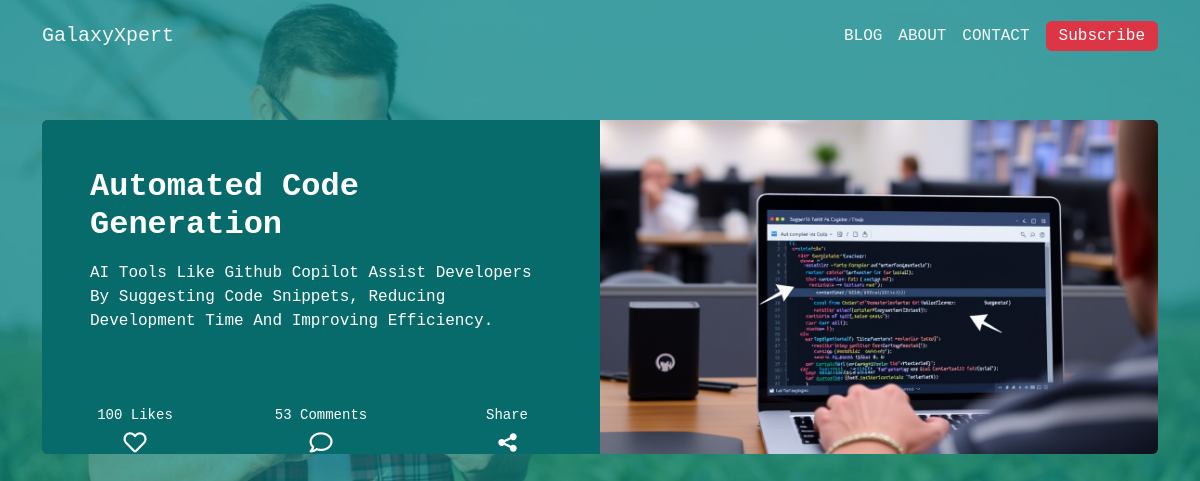
The page /blog/ on the database as committed earlier.
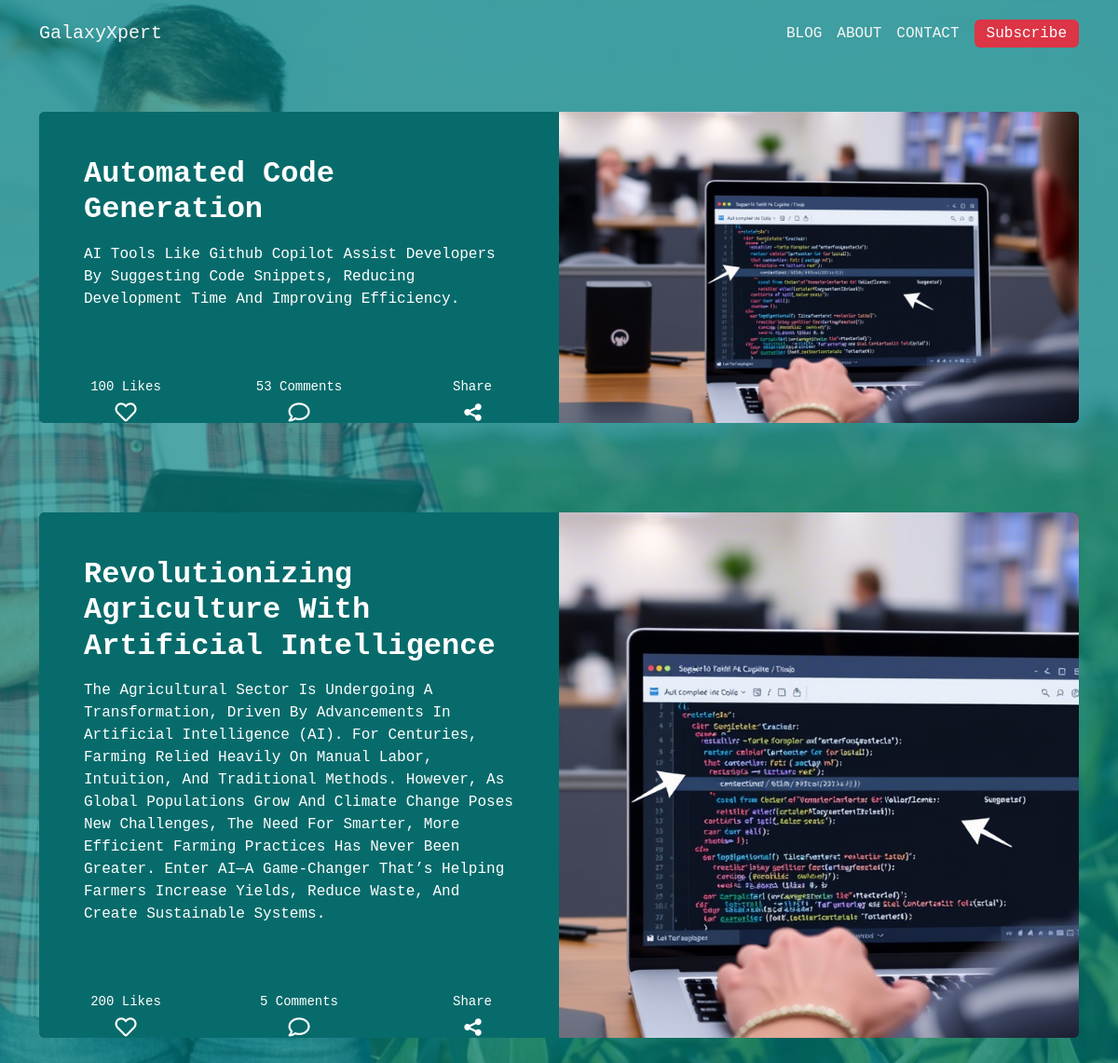
The same page on the database as committed later.
### blogweb/models.py (models this page shows)
class BlogPosts(models.Model):
  title = models.CharField(max_length=100)
  content = models.CharField(max_length=100000)
  date = models.DateTimeField(default = datetime.now, blank = True)
  likes = models.IntegerField(default = 0)
  comments = models.IntegerField(default = 0)
  author = models.CharField(max_length=100)
  image = models.ImageField(upload_to='assets/img')

### blogweb/views.py (the view)
# urls.py: path('blog/', views.blog, name = 'blog_page'),
def blog(request):
  posts = BlogPosts.objects.all()
  return render(request, 'blog.html', {'posts': posts})

### blogweb/templates/blog.html (shortened to what this page needs)
{% extends 'index.html' %}
{% load static %}
{% block content %}
 {% for post in posts %}
    <div>
        <section data-aos="fade-up" data-aos-once="true" class="py-4 py-xl-5" style="position: relative;">
            <div class="container" style="height: auto;">
                <div class="bg-dark border rounded border-0 border-dark overflow-hidden">
                    <div class="row g-0">
                        <div class="col-md-6" id="main-column">
                            <div class="text-white p-4 p-md-5">
                                <h2 class="fw-bold text-white mb-3">{{ post.title }}</h2>
                                <p class="mb-4">{{ post.content }}</p>
                            </div>
                            <div style="height: auto;width: 100%;color: rgb(255,255,255);">
                                <div class="row" style="width: 100%;height: auto;margin-right: 0px;margin-left: 0px;">
                                    <div class="col d-flex flex-column justify-content-start align-items-center">
                                        <p class="likes" style="margin-bottom: 5px;">{{ post.likes }} Likes</p><i class="far fa-heart like-icon" style="font-size: 23px;"></i>
                                    </div>
                                    <div class="col d-flex flex-column justify-content-start align-items-center" style="width: 156px;">
                                        <p class="comment" style="margin-bottom: 5px;">{{ post.comments }} Comments</p><i class="far fa-comment comment-icon" style="font-size: 23px;"></i>
                                    </div>
                                    <div class="col d-flex flex-column justify-content-start align-items-center">
                                        <p class="share" style="margin-bottom: 5px;">share</p>
                                    </div>
                                </div>
                            </div>
                        </div>
                        <div class="col-md-6 order-first order-md-last" style="min-height: 250px;"><img class="w-100 h-100 fit-cover" src="{{ post.image.url }}"></div>
                    </div>
                </div>
            </div>
        </section>
    </div>
{% endfor %}
{% endblock %}

### blogweb/templates/index.html (shortened to what this page needs)
{% load static %}
<!DOCTYPE html>
<html data-bs-theme="light" lang="en">
<head>
    <link rel="stylesheet" href="{% static 'assets/bootstrap/css/bootstrap.min.css' %}">
    <link rel="stylesheet" href="{% static 'assets/fonts/fontawesome-all.min.css' %}">
    <link rel="stylesheet" href="{% static 'assets/fonts/material-icons.min.css' %}">
    <link rel="stylesheet" href="{% static 'assets/css/aos.min.css' %}">
    <link rel="stylesheet" href="{% static 'assets/css/Banner-Heading-Image-images.css' %}">
    <link rel="stylesheet" href="{% static 'assets/css/Navbar-Right-Links-icons.css' %}">
    <link rel="stylesheet" href="{% static 'assets/css/untitled-1.css' %}">
    <link rel="stylesheet" href="{% static 'assets/css/untitled-2.css' %}">
    <link rel="stylesheet" href="{% static 'assets/css/untitled-3.css' %}">
    <link rel="stylesheet" href="{% static 'assets/css/untitled-6.css' %}">
    <link rel="stylesheet" href="{% static 'assets/css/untitled-7.css' %}">
    <link rel="stylesheet" href="{% static 'assets/css/untitled-8.css' %}">
    <link rel="stylesheet" href="{% static 'assets/css/untitled-9.css' %}">
    <link rel="stylesheet" href="{% static 'assets/css/untitled.css' %}">
</head>
<body class="font-monospace text-capitalize d-flex flex-column flex-grow-1 align-items-center bg-overlay img-fluid" style="width: 100%;height: 100%;max-width: none;min-width: auto;">
    <nav class="navbar navbar-expand-md bg-transparent d-flex flex-row justify-content-center align-items-center py-3 navigation" style="background: rgba(191,57,57,0.95);width: 100%;">
        <div class="container"><a class="navbar-brand d-flex align-items-center" href="{% url 'home' %}"><span style="background: rgba(255,255,255,0);color: rgb(247,247,247);">GalaxyXpert</span></a>
            <div class="collapse navbar-collapse" id="navcol-2">
                <ul class="navbar-nav ms-auto">
                    <li class="nav-item"><a class="nav-link active nav-link" href="{% url 'blog_page' %}" style="color: rgb(247,247,247);">BLOG</a></li>
                    <li class="nav-item"><a class="nav-link" href="{% url 'about_page' %}" style="color: rgb(247,247,247);">ABOUT</a></li>
                    <li class="nav-item"><a class="nav-link" href="{% url 'contact_page' %}" style="color: rgb(247,247,247);">CONTACT</a></li>
                </ul><a class="btn ms-md-2" role="button" href="#" style="height: 30px;padding-top: 2px;background: var(--bs-danger);color: rgb(255,255,255);" data-bs-toggle="modal" data-bs-target="#subscribeModal">Subscribe</a>
            </div>
        </div>
    </nav>
    {% block content %}{% endblock %}
</body>
</html>

### blogweb/static/assets/css/Banner-Heading-Image-images.css (style rules this page uses)
.fit-cover { object-fit: cover; }

### blogweb/static/assets/css/untitled-1.css (style rules this page uses)
@media (min-width: 300px) { .likes { font-size: 14px; } }

### blogweb/static/assets/css/untitled-2.css (style rules this page uses)
@media (min-width: 300px) { .share { font-size: 14px; } }

### blogweb/static/assets/css/untitled-6.css (style rules this page uses)
#main-column { background-color: rgba(0,128,128,0.77); }

### blogweb/static/assets/css/untitled-7.css (style rules this page uses)
.share-icon { cursor: pointer; }

### blogweb/static/assets/css/untitled-8.css (style rules this page uses)
.far.fa-comment.comment-icon { cursor: pointer; }

### blogweb/static/assets/css/untitled-9.css (style rules this page uses)
.far.fa-heart.like-icon { cursor: pointer; }

### blogweb/static/assets/css/untitled.css (style rules this page uses)
@media (min-width: 300px) { .comment { font-size: 14px; } }

Rows that differ between the two databases and show on the page:
added BlogPosts: title "Revolutionizing Agriculture With Artificial Intelligence", content "The Agricultural Sector Is Undergoing A Transformation, Driven By Advancements In Artificial Intelligence (AI). For Centuries, Farming Relied Heavily On Manual Labor, Intuition, And Traditional Methods. However, As Global Populations Grow And Climate Change Poses New Challenges, The Need For Smarter, More Efficient Farming Practices Has Never Been Greater. Enter AI—a Game-Changer That’s Helping Farmers Increase Yields, Reduce Waste, And Create Sustainable Systems.", likes "200", comments "5", image (picture)
